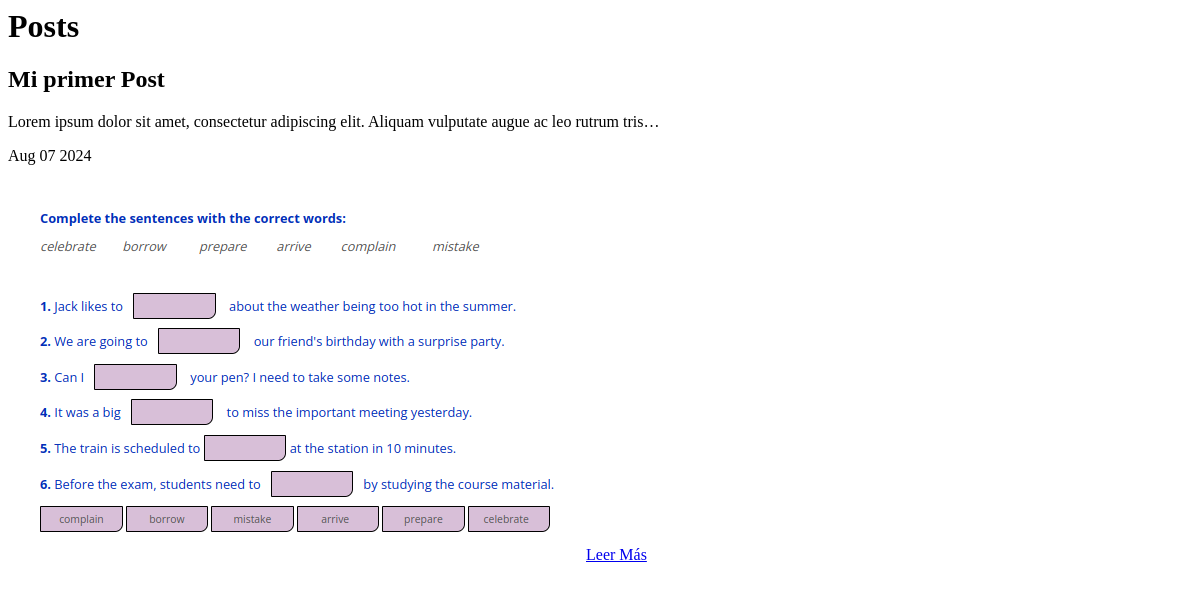
/blog/, run on an earlier commit of the app's database.
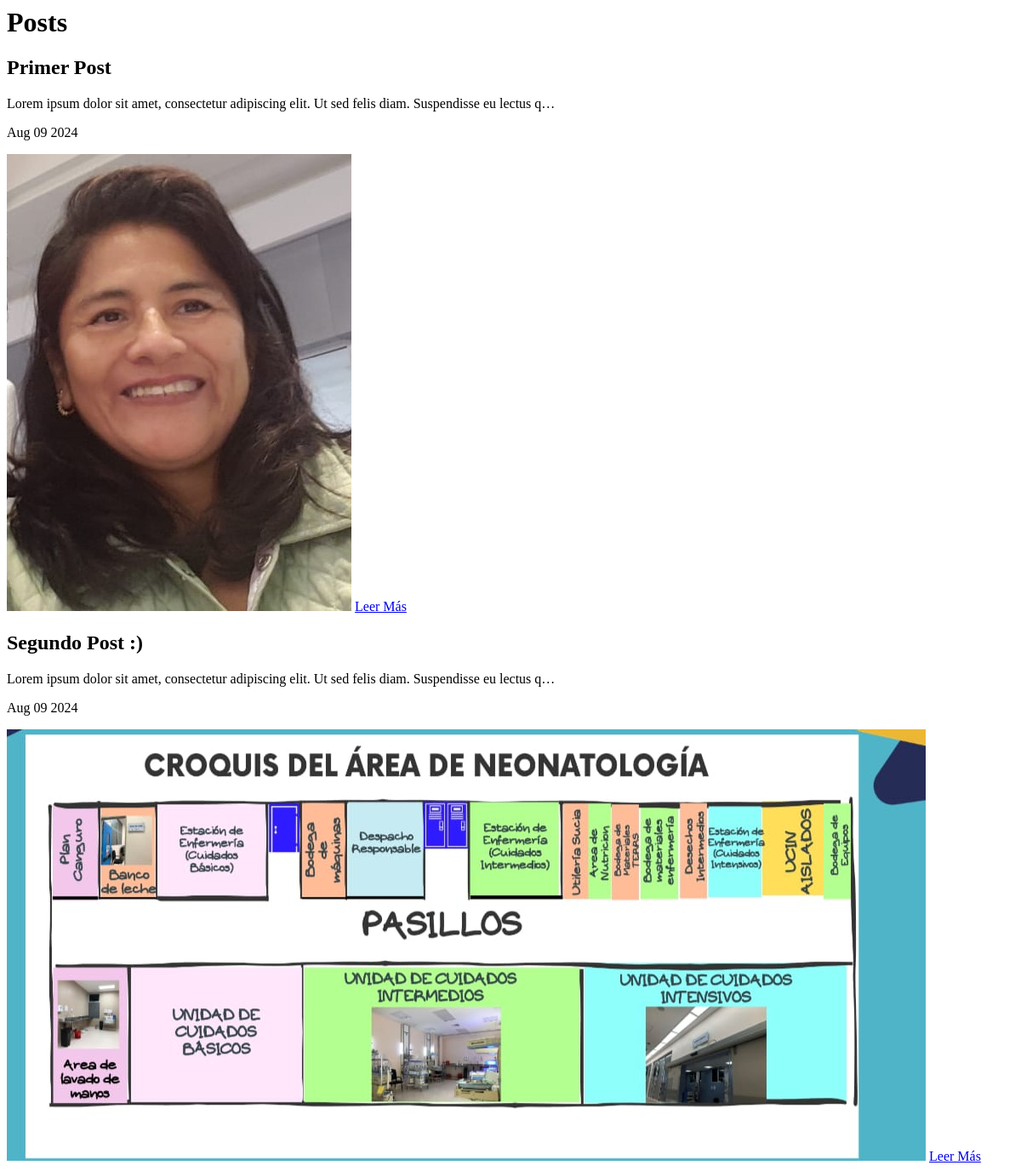
And on a later commit of the database.
### blog/models.py (models this page shows, shortened)
class Post(models.Model):
    title = models.CharField(max_length=100)
    description = models.TextField()
    image = models.ImageField(upload_to='blog/images/')
    date = models.DateTimeField(datetime.date.today)

### blog/views.py (the view)
# urls.py: path('', render_posts, name='posts'),
def render_posts(request):
    posts = Post.objects.all()
    return render(request, 'posts.html', {
        'posts': posts
    })

### blog/templates/posts.html
<h1> Posts </h1>
{% for post in posts %}
    <h2> {{ post.title }} </h2>
    <p> {{ post.description|striptags|truncatechars:100 }} </p>
    <p> {{ post.date|date:'M d Y' }} </p>
    <img src="{{ post.image.url }}" alt="{{ post.title }}">
    <a href="{% url 'blog:post_detail' post.id %}"> Leer Más </a>
{% endfor %}

What changed in the data, as far as the page shows it:
removed Post: title "Mi primer Post", description "Lorem ipsum dolor sit amet, consectetur adipiscing elit. Aliquam vulputate augue ac leo rutrum tris…", date "Aug 07 2024", image (picture)
added Post: title "Primer Post", description "Lorem ipsum dolor sit amet, consectetur adipiscing elit. Ut sed felis diam. Suspendisse eu lectus q…", date "Aug 09 2024", image (picture)
added Post: title "Segundo Post :)", description "Lorem ipsum dolor sit amet, consectetur adipiscing elit. Ut sed felis diam. Suspendisse eu lectus q…", date "Aug 09 2024", image (picture)
